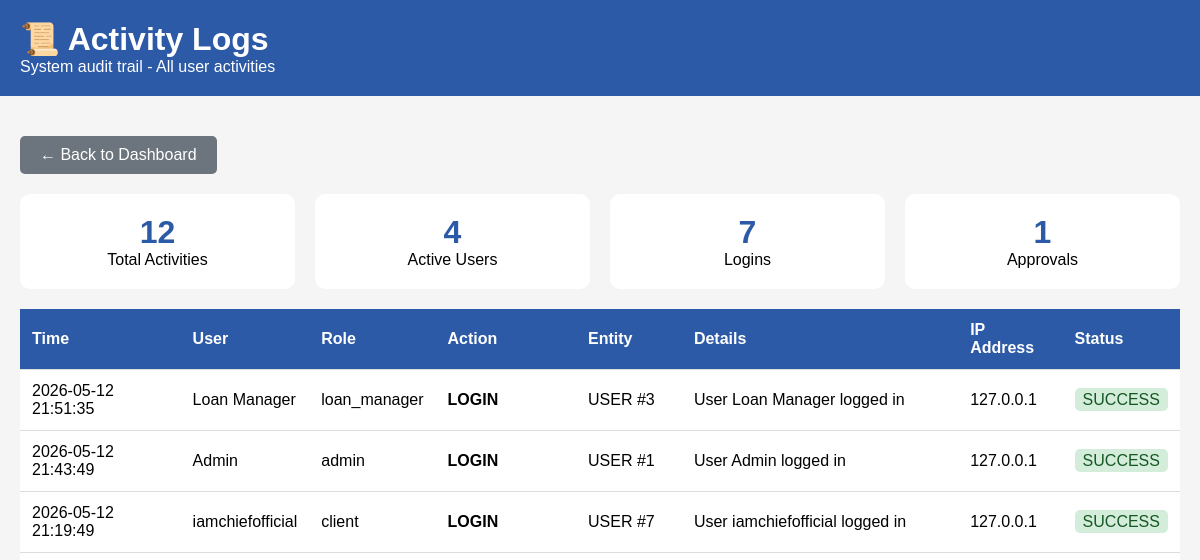
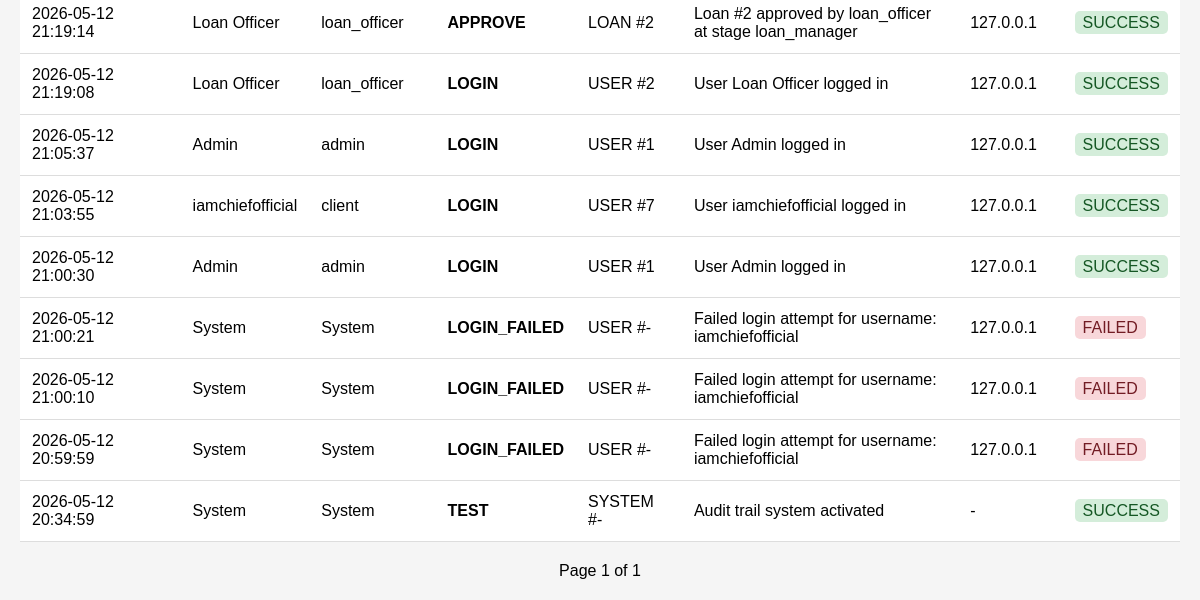
Before: /activity_logs (signed in) with the older database file (2 pictures, top to bottom).
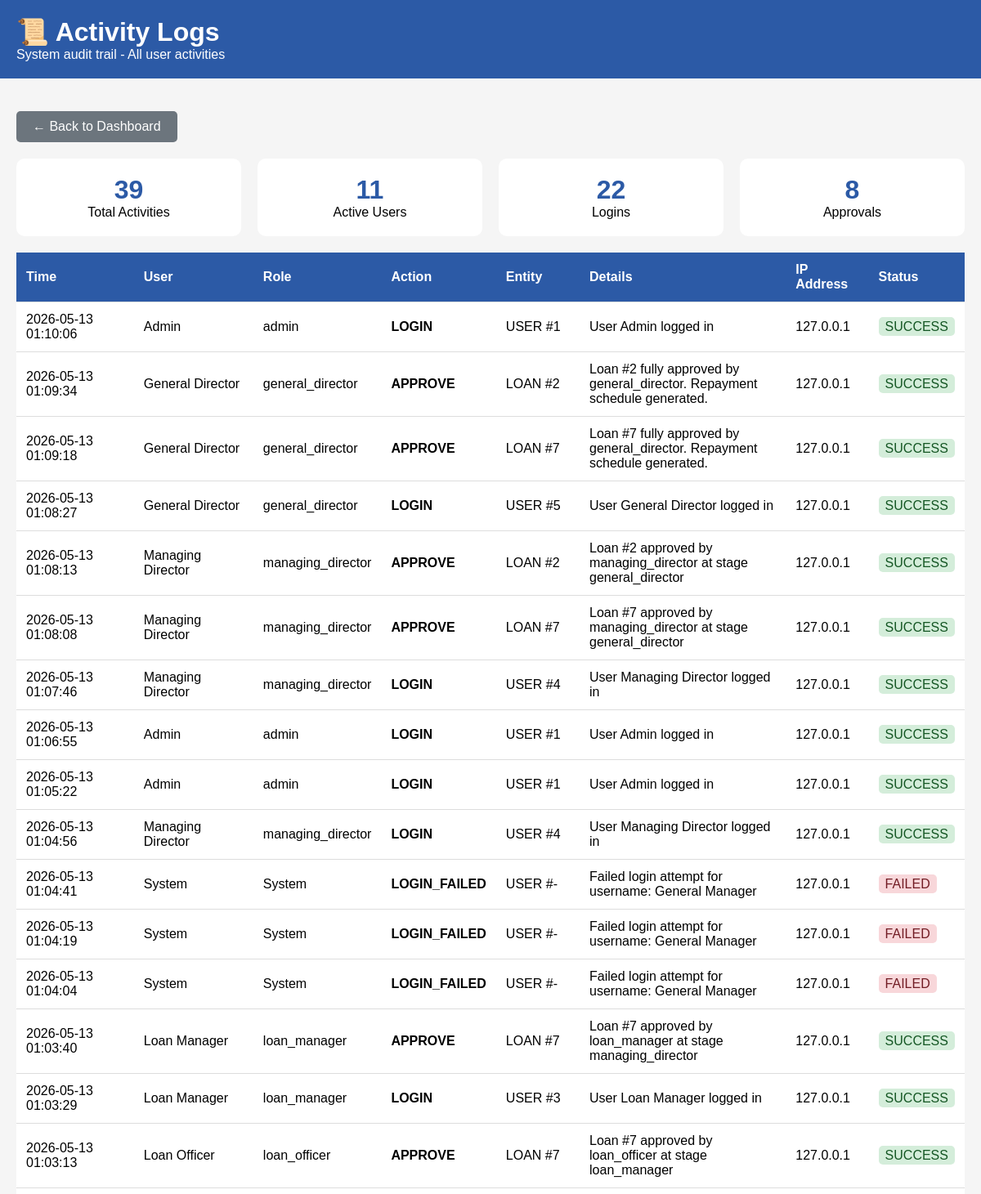
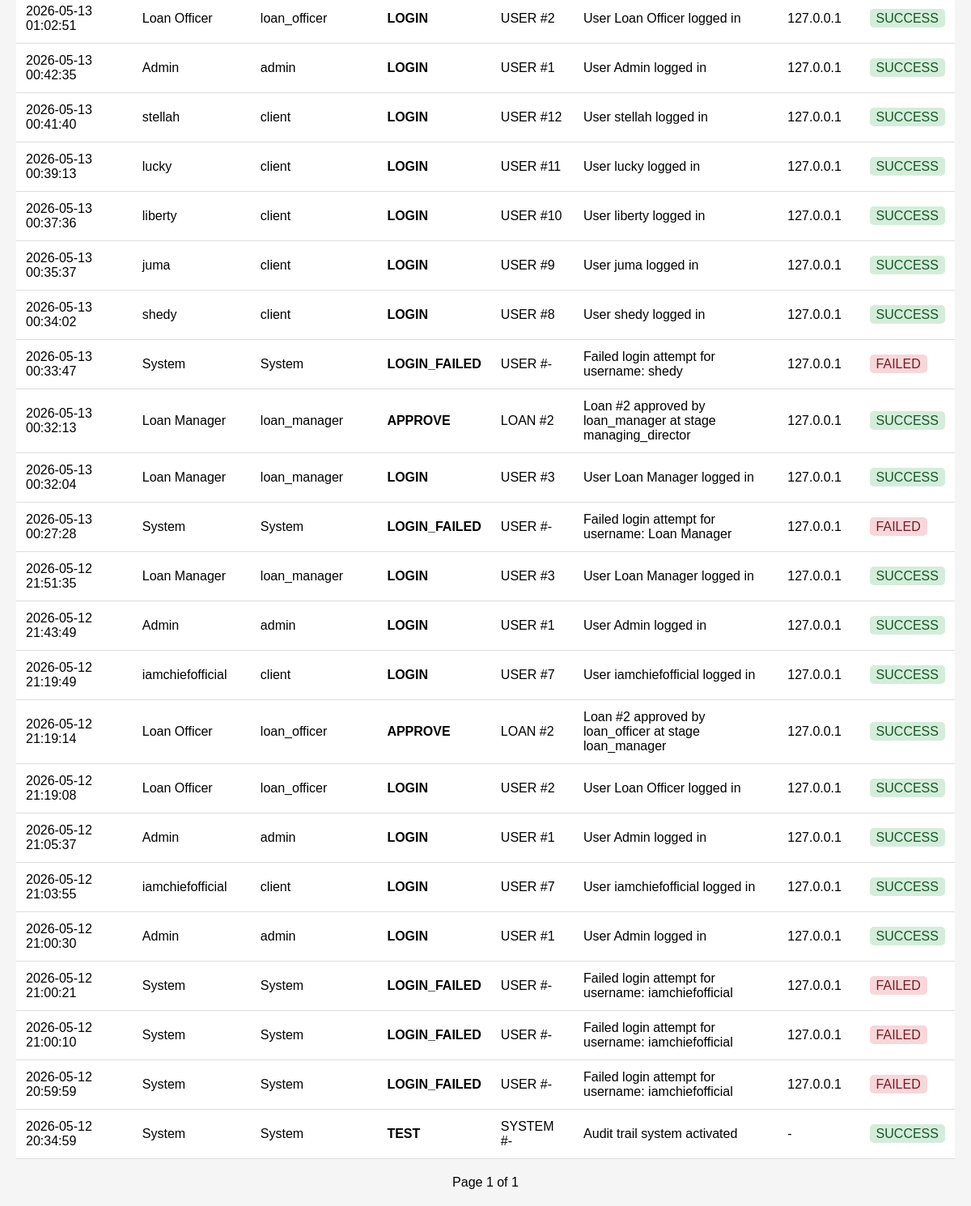
After: the same page with the newer database file (2 pictures, top to bottom).
### app_complete.py (models this page shows)
class ActivityLog(db.Model):
    __tablename__ = 'activity_logs'
    id = db.Column(db.Integer, primary_key=True)
    user_id = db.Column(db.Integer, db.ForeignKey('users.id'), nullable=True)
    username = db.Column(db.String(100))
    user_role = db.Column(db.String(50))
    action = db.Column(db.String(100))
    entity_type = db.Column(db.String(50))
    entity_id = db.Column(db.Integer)
    details = db.Column(db.Text)
    ip_address = db.Column(db.String(50))
    user_agent = db.Column(db.String(500))
    status = db.Column(db.String(20), default='SUCCESS')
    created_at = db.Column(db.DateTime, default=datetime.utcnow)
    user = db.relationship('User', foreign_keys=[user_id], backref='activities')

### app_complete.py (the view)
@app.route('/activity_logs')
def activity_logs():
    if 'user_id' not in session:
        return redirect(url_for('login'))
    user = db.session.get(User, session['user_id'])
    if user.role != 'admin':
        flash('Access denied! Admin only.', 'danger')
        return redirect(url_for('dashboard'))
    page = request.args.get('page', 1, type=int)
    per_page = 50
    logs = ActivityLog.query.order_by(ActivityLog.created_at.desc()).paginate(page=page, per_page=per_page, error_out=False)
    total_logs = ActivityLog.query.count()
    unique_users = db.session.query(db.func.count(db.distinct(ActivityLog.user_id))).scalar() or 0
    login_count = ActivityLog.query.filter_by(action='LOGIN').count()
    approval_count = ActivityLog.query.filter_by(action='APPROVE').count()
    return render_template('activity_logs.html',
                         logs=logs.items,
                         page=page,
                         total_pages=logs.pages,
                         total_logs=total_logs,
                         unique_users=unique_users,
                         login_count=login_count,
                         approval_count=approval_count)

### templates/activity_logs.html (shortened to what this page needs)
<!DOCTYPE html>
<html>
<head>
</head>
<body>
    <div class="header">
        <h1>📜 Activity Logs</h1>
        <p>System audit trail - All user activities</p>
    </div>
    <div class="container">
        <a href="/admin_dashboard" class="btn-back">← Back to Dashboard</a>
        <div class="stats">
            <div class="stat-card"><div class="stat-number">{{ total_logs }}</div><div>Total Activities</div></div>
            <div class="stat-card"><div class="stat-number">{{ unique_users }}</div><div>Active Users</div></div>
            <div class="stat-card"><div class="stat-number">{{ login_count }}</div><div>Logins</div></div>
            <div class="stat-card"><div class="stat-number">{{ approval_count }}</div><div>Approvals</div></div>
        </div>
        <div style="overflow-x:auto">
            <table>
                <thead>
                    <tr><th>Time</th><th>User</th><th>Role</th><th>Action</th><th>Entity</th><th>Details</th><th>IP Address</th><th>Status</th></tr>
                </thead>
                <tbody>
                    {% for log in logs %}
                    <tr>
                        <td>{{ log.created_at.strftime('%Y-%m-%d %H:%M:%S') }}</td>
                        <td>{{ log.username }}</td>
                        <td>{{ log.user_role }}</td>
                        <td><strong>{{ log.action }}</strong></td>
                        <td>{{ log.entity_type }} #{{ log.entity_id if log.entity_id else '-' }}</td>
                        <td style="max-width:300px">{{ log.details or '-' }}</td>
                        <td>{{ log.ip_address or '-' }}</td>
                        <td><span class="badge-{{ 'success' if log.status == 'SUCCESS' else 'danger' }}">{{ log.status }}</span></td>
                    </tr>
                    {% endfor %}
                </tbody>
            </table>
        </div>
        <div class="pagination">
            <span>Page {{ page }} of {{ total_pages }}</span>
        </div>
    </div>
</body>
</html>

Changed rows visible on the page:
added ActivityLog: created_at "2026-05-13 01:10:06", username "Admin", user_role "admin", action "LOGIN", entity_type "USER", entity "1", details "User Admin logged in", ip_address "127.0.0.1", status "SUCCESS"
added ActivityLog: created_at "2026-05-13 01:09:34", username "General Director", user_role "general_director", action "APPROVE", entity_type "LOAN", entity "2", details "Loan #2 fully approved by general_director. Repayment schedule generated.", ip_address "127.0.0.1", status "SUCCESS"
added ActivityLog: created_at "2026-05-13 01:09:18", username "General Director", user_role "general_director", action "APPROVE", entity_type "LOAN", entity "7", details "Loan #7 fully approved by general_director. Repayment schedule generated.", ip_address "127.0.0.1", status "SUCCESS"
added ActivityLog: created_at "2026-05-13 01:08:27", username "General Director", user_role "general_director", action "LOGIN", entity_type "USER", entity "5", details "User General Director logged in", ip_address "127.0.0.1", status "SUCCESS"
added ActivityLog: created_at "2026-05-13 01:08:13", username "Managing Director", user_role "managing_director", action "APPROVE", entity_type "LOAN", entity "2", details "Loan #2 approved by managing_director at stage general_director", ip_address "127.0.0.1", status "SUCCESS"
added ActivityLog: created_at "2026-05-13 01:08:08", username "Managing Director", user_role "managing_director", action "APPROVE", entity_type "LOAN", entity "7", details "Loan #7 approved by managing_director at stage general_director", ip_address "127.0.0.1", status "SUCCESS"
added ActivityLog: created_at "2026-05-13 01:07:46", username "Managing Director", user_role "managing_director", action "LOGIN", entity_type "USER", entity "4", details "User Managing Director logged in", ip_address "127.0.0.1", status "SUCCESS"
added ActivityLog: created_at "2026-05-13 01:06:55", username "Admin", user_role "admin", action "LOGIN", entity_type "USER", entity "1", details "User Admin logged in", ip_address "127.0.0.1", status "SUCCESS"
added ActivityLog: created_at "2026-05-13 01:05:22", username "Admin", user_role "admin", action "LOGIN", entity_type "USER", entity "1", details "User Admin logged in", ip_address "127.0.0.1", status "SUCCESS"
added ActivityLog: created_at "2026-05-13 01:04:56", username "Managing Director", user_role "managing_director", action "LOGIN", entity_type "USER", entity "4", details "User Managing Director logged in", ip_address "127.0.0.1", status "SUCCESS"
added ActivityLog: created_at "2026-05-13 01:04:41", username "System", user_role "System", action "LOGIN_FAILED", entity_type "USER", entity_id "-", details "Failed login attempt for username: General Manager", ip_address "127.0.0.1", status "FAILED"
added ActivityLog: created_at "2026-05-13 01:04:19", username "System", user_role "System", action "LOGIN_FAILED", entity_type "USER", entity_id "-", details "Failed login attempt for username: General Manager", ip_address "127.0.0.1", status "FAILED"
added ActivityLog: created_at "2026-05-13 01:04:04", username "System", user_role "System", action "LOGIN_FAILED", entity_type "USER", entity_id "-", details "Failed login attempt for username: General Manager", ip_address "127.0.0.1", status "FAILED"
added ActivityLog: created_at "2026-05-13 01:03:40", username "Loan Manager", user_role "loan_manager", action "APPROVE", entity_type "LOAN", entity "7", details "Loan #7 approved by loan_manager at stage managing_director", ip_address "127.0.0.1", status "SUCCESS"
added ActivityLog: created_at "2026-05-13 01:03:29", username "Loan Manager", user_role "loan_manager", action "LOGIN", entity_type "USER", entity "3", details "User Loan Manager logged in", ip_address "127.0.0.1", status "SUCCESS"
added ActivityLog: created_at "2026-05-13 01:03:13", username "Loan Officer", user_role "loan_officer", action "APPROVE", entity_type "LOAN", entity "7", details "Loan #7 approved by loan_officer at stage loan_manager", ip_address "127.0.0.1", status "SUCCESS"
added ActivityLog: created_at "2026-05-13 01:02:51", username "Loan Officer", user_role "loan_officer", action "LOGIN", entity_type "USER", entity "2", details "User Loan Officer logged in", ip_address "127.0.0.1", status "SUCCESS"
added ActivityLog: created_at "2026-05-13 00:42:35", username "Admin", user_role "admin", action "LOGIN", entity_type "USER", entity "1", details "User Admin logged in", ip_address "127.0.0.1", status "SUCCESS"
added ActivityLog: created_at "2026-05-13 00:41:40", username "stellah", user_role "client", action "LOGIN", entity_type "USER", entity "12", details "User stellah logged in", ip_address "127.0.0.1", status "SUCCESS"
added ActivityLog: created_at "2026-05-13 00:39:13", username "lucky", user_role "client", action "LOGIN", entity_type "USER", entity "11", details "User lucky logged in", ip_address "127.0.0.1", status "SUCCESS"
added ActivityLog: created_at "2026-05-13 00:37:36", username "liberty", user_role "client", action "LOGIN", entity_type "USER", entity "10", details "User liberty logged in", ip_address "127.0.0.1", status "SUCCESS"
added ActivityLog: created_at "2026-05-13 00:35:37", username "juma", user_role "client", action "LOGIN", entity_type "USER", entity "9", details "User juma logged in", ip_address "127.0.0.1", status "SUCCESS"
added ActivityLog: created_at "2026-05-13 00:34:02", username "shedy", user_role "client", action "LOGIN", entity_type "USER", entity "8", details "User shedy logged in", ip_address "127.0.0.1", status "SUCCESS"
added ActivityLog: created_at "2026-05-13 00:33:47", username "System", user_role "System", action "LOGIN_FAILED", entity_type "USER", entity_id "-", details "Failed login attempt for username: shedy", ip_address "127.0.0.1", status "FAILED"
added ActivityLog: created_at "2026-05-13 00:32:13", username "Loan Manager", user_role "loan_manager", action "APPROVE", entity_type "LOAN", entity "2", details "Loan #2 approved by loan_manager at stage managing_director", ip_address "127.0.0.1", status "SUCCESS"
added ActivityLog: created_at "2026-05-13 00:32:04", username "Loan Manager", user_role "loan_manager", action "LOGIN", entity_type "USER", entity "3", details "User Loan Manager logged in", ip_address "127.0.0.1", status "SUCCESS"
added ActivityLog: created_at "2026-05-13 00:27:28", username "System", user_role "System", action "LOGIN_FAILED", entity_type "USER", entity_id "-", details "Failed login attempt for username: Loan Manager", ip_address "127.0.0.1", status "FAILED"
Other visible differences:
{{ total_logs }}: "12" → "39"
{{ unique_users }}: "4" → "11"
{{ login_count }}: "7" → "22"
{{ approval_count }}: "1" → "8"
